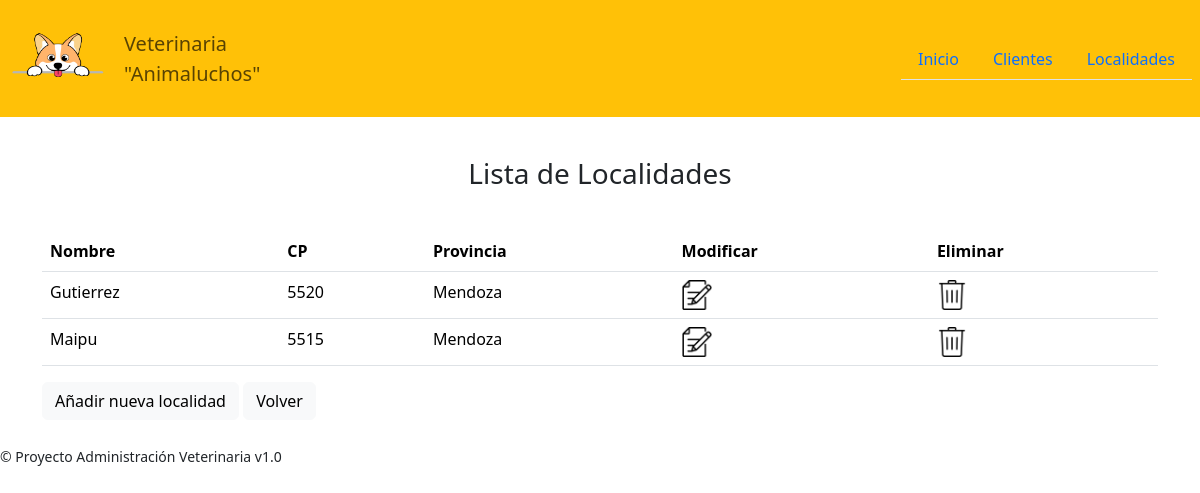
Page /localidades on the committed database.
### veterinaria/models.py (models this page shows, shortened)
class Localidad(models.Model):
    nombre = models.CharField(max_length=50)
    cp = models.CharField("Cod. Postal", max_length=10)
    provincia = models.ForeignKey(Provincia, on_delete=models.PROTECT, null=True, blank=True)
    class Meta:
        ordering = ["nombre"]

class Provincia(models.Model):
    nombre = models.CharField(max_length=50)
    pais = models.ForeignKey(Pais, on_delete=models.PROTECT, null=True, blank=True)
    class Meta:
        ordering = ["nombre"]
    def __str__(self):
        return self.nombre

### veterinaria/views.py (the view)
# urls.py: path('localidades', views.localidades, name='localidades'),
def localidades(request, template_name="veterinaria/localidades.html"):
    localidades_list = Localidad.objects.all()
    dato = {"localidades": localidades_list}
    return render(request, template_name, dato)

### templates/veterinaria/localidades.html (shortened to what this page needs)
{% extends "base.html" %}
{% load static %}
{% block titulo_principal %}Lista de Localidades{% endblock %}
{% block principal %}
<div class="table-responsive">
    <table class="table">
        <thead>
            <tr>
                <th>Nombre</th>
                <th>CP</th>
                <th>Provincia</th>
                <th>Modificar</th>
                <th>Eliminar</th>
            </tr>
        </thead>
        {% for localidad in localidades %}
        <tr>
            <td>{{ localidad.nombre }}</td>
            <td>{{ localidad.cp }}</td>
            <td>{{ localidad.provincia }}</td>
            <td><a href="{% url 'modificar_localidad' localidad.id %}"><img src="{% static 'img/editar.png' %}" width="30" height="30"></a></td>
            <td><a href="{% url 'eliminar_localidad' localidad.id %}"><img src="{% static 'img/basura.png' %}" width="30" height="30"></a></td>
        </tr>
        {% endfor %}
    </table>
</div>
<button type="submit" class="btn btn-light" onclick="window.location.href='{% url 'nueva_localidad' %}'">Añadir nueva localidad</button>
<button class="btn btn-light" type="button" onclick="goBack()">Volver</button>
{% endblock %}

### rows in the picture
Localidad: nombre "Gutierrez", cp "5520", provincia "Mendoza"
Localidad: nombre "Maipu", cp "5515", provincia "Mendoza"
